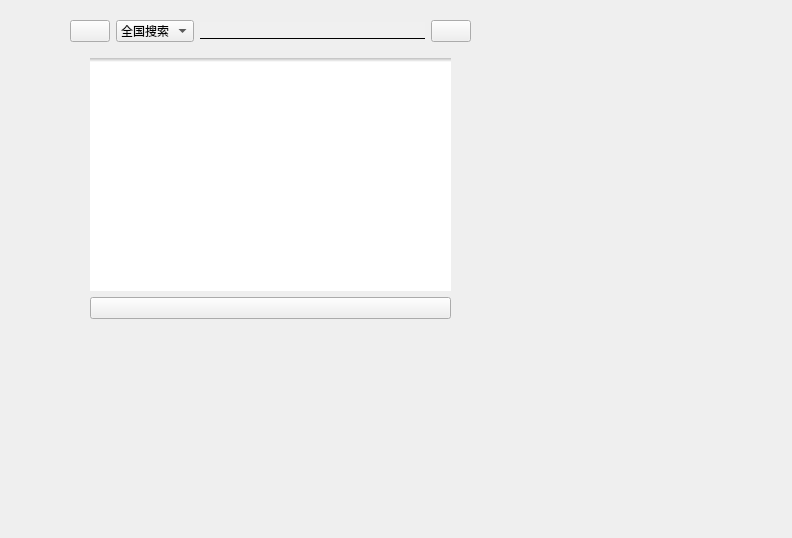
<?xml version="1.0" encoding="UTF-8"?>
<ui version="4.0">
 <class>Search</class>
 <widget class="QWidget" name="Search">
  <property name="geometry">
   <rect>
    <x>0</x>
    <y>0</y>
    <width>792</width>
    <height>538</height>
   </rect>
  </property>
  <property name="windowTitle">
   <string>Form</string>
  </property>
  <property name="styleSheet">
   <string notr="true">QListWidget{
border:none;
border-top: 4px solid  qlineargradient(spread:pad, x1:0.5, y1:0, x2:0.5, y2:1, stop:0 rgba(191, 191, 191, 255), stop:1 rgba(255, 255, 255, 255));
}
QScrollBar:vertical {
      border: none;
 	  background-color: rgba(255, 255, 255);
      width: 4px;
      margin: 0px 0 0px 0;
  }
  QScrollBar::handle:vertical {
	 border: none;
     border-radius:2px;
      background: rgba(154, 154, 154, 150);
      min-height: 15px;
  }
QScrollBar::sub-line:vertical {
      border: none;
      height: 0px;
      subcontrol-position: top;
      subcontrol-origin: margin;
  }
QScrollBar::add-line:vertical {
      border: none;
      height: 0px;
      subcontrol-position: bottom;
      subcontrol-origin: margin;
  }
  QScrollBar::up-arrow:vertical, QScrollBar::down-arrow:vertical {
	border:none;
      width: 0px;
      height: 0px;
  }
  QScrollBar::add-page:vertical, QScrollBar::sub-page:vertical {
      background: none;
  }

</string>
  </property>
  <widget class="QWidget" name="gridLayoutWidget">
   <property name="geometry">
    <rect>
     <x>70</x>
     <y>20</y>
     <width>401</width>
     <height>321</height>
    </rect>
   </property>
   <layout class="QGridLayout" name="gridLayout">
    <item row="0" column="2">
     <widget class="QLineEdit" name="SearchLineEdit">
      <property name="styleSheet">
       <string notr="true">border:none;
border-bottom:1px solid #000;
background-color: #F0F0F0;</string>
      </property>
      <property name="inputMask">
       <string/>
      </property>
     </widget>
    </item>
    <item row="0" column="1">
     <widget class="QComboBox" name="comboBox">
      <property name="styleSheet">
       <string notr="true"/>
      </property>
      <item>
       <property name="text">
        <string>全国搜索</string>
       </property>
      </item>
      <item>
       <property name="text">
        <string>本地搜索</string>
       </property>
      </item>
      <item>
       <property name="text">
        <string>搜索店铺</string>
       </property>
      </item>
     </widget>
    </item>
    <item row="0" column="0">
     <widget class="QPushButton" name="BackBt">
      <property name="styleSheet">
       <string notr="true">border-image: url(:/Art/SearchPage/退出.png);</string>
      </property>
      <property name="text">
       <string/>
      </property>
     </widget>
    </item>
    <item row="0" column="3">
     <widget class="QPushButton" name="SearchBt">
      <property name="styleSheet">
       <string notr="true">border-image: url(:/Art/SearchPage/搜索_搜索 .png);</string>
      </property>
      <property name="text">
       <string/>
      </property>
     </widget>
    </item>
    <item row="1" column="0" colspan="4">
     <widget class="QStackedWidget" name="stackedWidget">
      <property name="currentIndex">
       <number>0</number>
      </property>
      <widget class="QWidget" name="page">
       <widget class="QWidget" name="verticalLayoutWidget">
        <property name="geometry">
         <rect>
          <x>20</x>
          <y>10</y>
          <width>361</width>
          <height>261</height>
         </rect>
        </property>
        <layout class="QVBoxLayout" name="verticalLayout">
         <item>
          <widget class="QListWidget" name="listWidget"/>
         </item>
         <item>
          <widget class="QPushButton" name="ClearListWidget">
           <property name="styleSheet">
            <string notr="true"/>
           </property>
           <property name="text">
            <string/>
           </property>
           <property name="icon">
            <iconset resource="nidaye.qrc">
             <normaloff>:/Art/SearchPage/搜索_删除历史记录.png</normaloff>:/Art/SearchPage/搜索_删除历史记录.png</iconset>
           </property>
          </widget>
         </item>
        </layout>
       </widget>
      </widget>
      <widget class="QWidget" name="page_2">
       <widget class="QWidget" name="verticalLayoutWidget_2">
        <property name="geometry">
         <rect>
          <x>30</x>
          <y>20</y>
          <width>351</width>
          <height>241</height>
         </rect>
        </property>
        <layout class="QVBoxLayout" name="verticalLayout_2">
         <item>
          <widget class="QListWidget" name="SearchListWidget">
           <property name="viewMode">
            <enum>QListView::ListMode</enum>
           </property>
          </widget>
         </item>
        </layout>
       </widget>
      </widget>
      <widget class="QWidget" name="page_3">
       <widget class="QWidget" name="gridLayoutWidget_2">
        <property name="geometry">
         <rect>
          <x>10</x>
          <y>10</y>
          <width>381</width>
          <height>271</height>
         </rect>
        </property>
        <layout class="QGridLayout" name="gridLayout_2">
         <item row="0" column="0">
          <widget class="QComboBox" name="comboBox_2">
           <item>
            <property name="text">
             <string>综合排序</string>
            </property>
           </item>
           <item>
            <property name="text">
             <string>销量</string>
            </property>
           </item>
           <item>
            <property name="text">
             <string>新品优先</string>
            </property>
           </item>
           <item>
            <property name="text">
             <string>评论数由高到低</string>
            </property>
           </item>
          </widget>
         </item>
         <item row="0" column="2">
          <widget class="QPushButton" name="pushButton_3">
           <property name="text">
            <string>销量</string>
           </property>
          </widget>
         </item>
         <item row="0" column="1">
          <widget class="QComboBox" name="comboBox_4">
           <item>
            <property name="text">
             <string>价格由高到低</string>
            </property>
           </item>
           <item>
            <property name="text">
             <string>价格由低到高</string>
            </property>
           </item>
          </widget>
         </item>
         <item row="0" column="3">
          <widget class="QPushButton" name="pushButton_4">
           <property name="text">
            <string>筛选</string>
           </property>
          </widget>
         </item>
         <item row="1" column="0" colspan="4">
          <widget class="QScrollArea" name="scrollArea">
           <property name="horizontalScrollBarPolicy">
            <enum>Qt::ScrollBarAlwaysOff</enum>
           </property>
           <property name="widgetResizable">
            <bool>true</bool>
           </property>
           <widget class="QWidget" name="scrollAreaWidgetContents">
            <property name="geometry">
             <rect>
              <x>0</x>
              <y>0</y>
              <width>377</width>
              <height>238</height>
             </rect>
            </property>
           </widget>
          </widget>
         </item>
        </layout>
       </widget>
      </widget>
     </widget>
    </item>
   </layout>
  </widget>
 </widget>
 <resources>
  <include location="nidaye.qrc"/>
 </resources>
 <connections/>
</ui>
